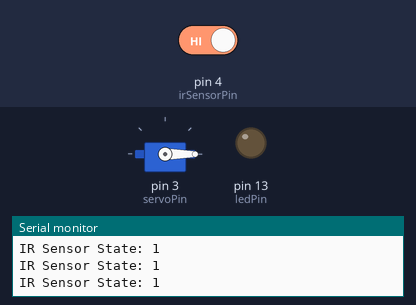
Bench run of a sketch on a simulated Arduino Uno, built with avr-gcc and run on an emulated ATmega328P. On the bench: servo, output pins drawn as LEDs (lit = HIGH), the last lines printed to the serial monitor. Inputs (shaded band) come from the test bench; at power-on: pin 4 (irSensorPin) HIGH.

Above: at 1.2 s.
1.3 s: pin 4 (irSensorPin) driven LOW
At 2.1 s:
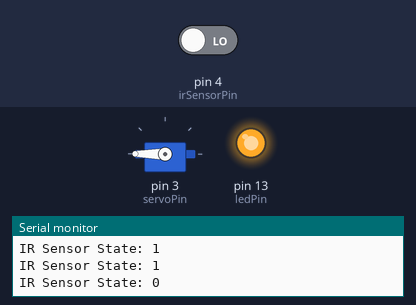
At 3.0 s:
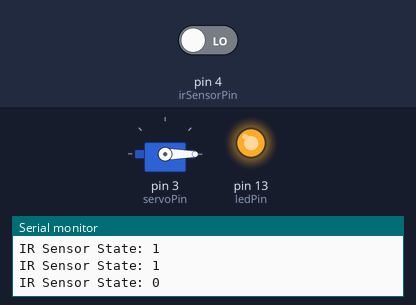
4.3 s: pin 4 (irSensorPin) driven HIGH
At 6.6 s:
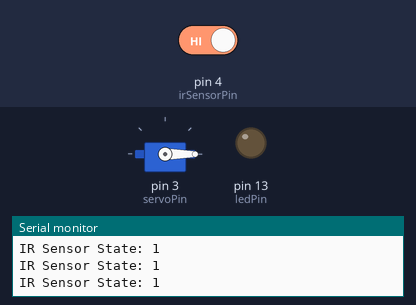
Timing chart, 0 to 8.1 s (numbered marks = the images above; inputs shaded):
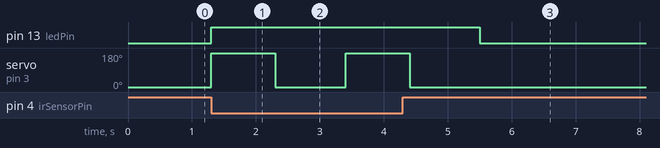

The sketch:

servo_ir_uno.ino
```cpp
#include <Servo.h>

// IR Sensor and LED Pin Definitions
const int irSensorPin = 4;  // Connect the signal pin of the IR sensor to digital pin 4
const int ledPin = 13;      // Built-in LED on pin 13 for indication

// Servo Object and Pin
Servo myServo;              // Create a servo object
const int servoPin = 3;     // Servo connected to pin 3

void setup() {
  // IR Sensor and LED Setup
  pinMode(irSensorPin, INPUT); // Set the IR sensor pin as input
  pinMode(ledPin, OUTPUT);     // Set the LED pin as output

  // Servo Setup
  myServo.attach(servoPin);    // Attach servo to pin 3
  myServo.write(0);            // Set servo to its original position (0 degrees)

  Serial.begin(9600);          // Start serial communication
}

void loop() {
  // Read the IR sensor value
  int irValue = digitalRead(irSensorPin);

  // Print the IR sensor state to the Serial Monitor
  Serial.print("IR Sensor State: ");
  Serial.println(irValue);

  if (irValue == LOW) { // If object is detected
    digitalWrite(ledPin, HIGH); // Turn ON the LED
    myServo.write(180);         // Rotate servo to 180 degrees
    delay(1000);                // Wait for 1 second
    myServo.write(0);           // Rotate servo back to 0 degrees
    delay(1000);                // Wait for 1 second
  } else {              // If no object is detected
    digitalWrite(ledPin, LOW);  // Turn OFF the LED
  }

  delay(100); // Small delay for stability
}
```

Measured:
- after the input at 1.3 s, pin 13 (ledPin): LOW → HIGH at once; servo on pin 3 (servoPin): 0° → 180° at once, → 0° 1.0 s later, → 180° 1.1 s later
- after the input at 4.3 s, pin 13 (ledPin): HIGH → LOW after 1.2 s; servo on pin 3 (servoPin): goes on until 4.4 s, then stays 0°
